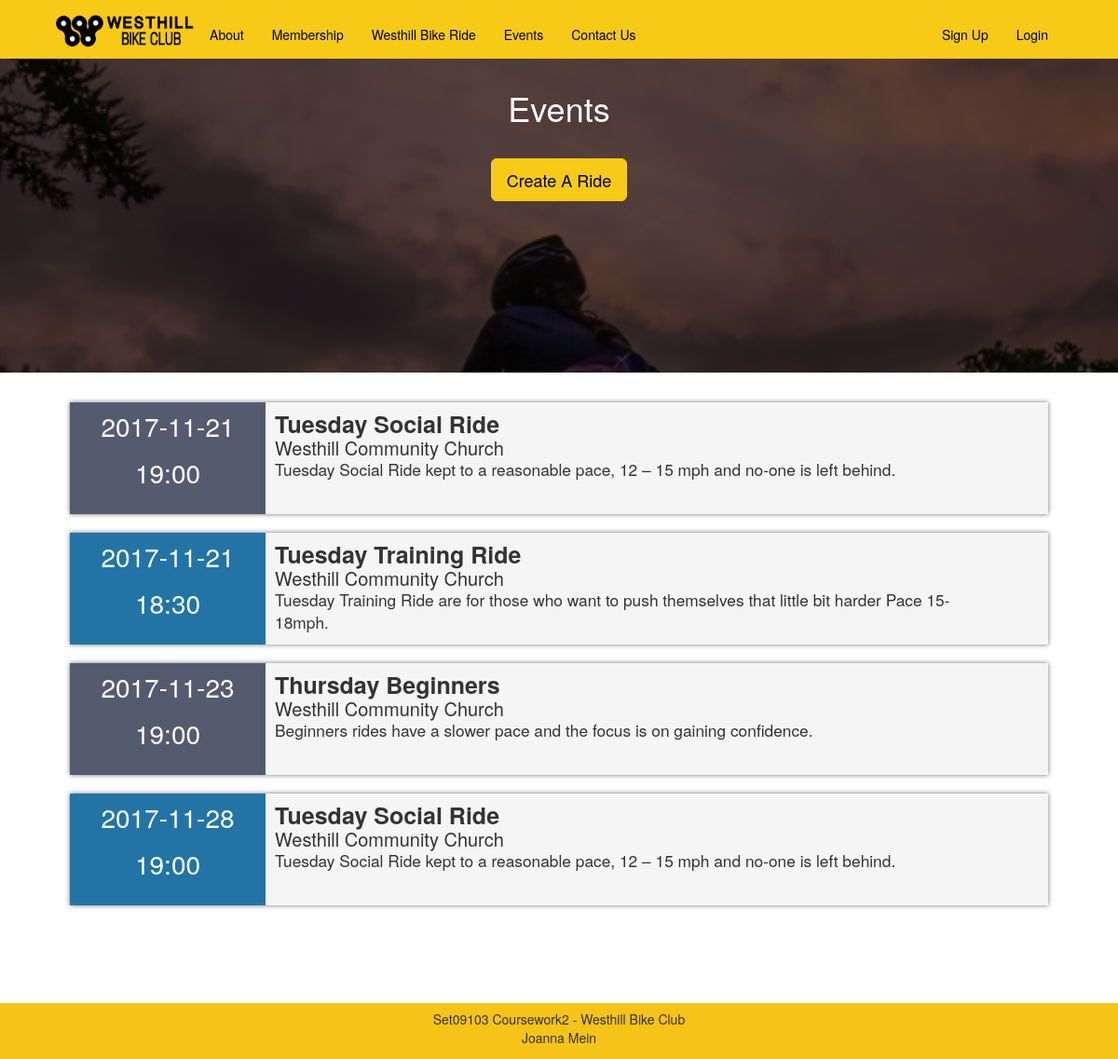
Screenshot of /events/ with the database file from the repository.
### index.py (models this page shows, shortened)
class Rides(db.Model):
    id = db.Column(db.Integer, primary_key=True)
    name = db.Column(db.String(50))
    date = db.Column(db.String(30))
    time = db.Column(db.String(30))
    location = db.Column(db.String(30))
    message = db.Column(db.String(400))

### index.py (the view)
@app.route('/events/')
def events():
    return render_template('event.html', Rides = Rides.query.all()), 200

### templates/event.html (shortened to what this page needs)
{% extends "base.html" %}
{% block img_content %}
    <div class="img_cont bg_img2">
    	<h1 class="banner">Events</h1>
      <p class="button">
				<a class="btn btn-lg btn-primary" href="/dashboard/create_ride/" role="button">Create A Ride</a>
			</p>
    </div>
{% endblock %}
{% block body_content %}
  <div class="col-xs-12 col-sm-offset-2 col-sm-8">
    <ul class="event-list">
      {% for ride in Rides %}
      <li>
        <time>
          <span class="date">{{ ride.date }}</span>
          <span class="time">{{ ride.time }}</span>
        </time>
        <div class="info">
          <h2 class="title">{{ ride.name }}</h2>
          <h3 class="loc">{{ ride.location }}</h3>
          <p class="desc">{{ ride.message }}</p>
        </div>
      </li>
      {%  endfor %}
    </ul>
  </div>
{% endblock %}}

### templates/base.html (shortened to what this page needs)
<html>
<head>
<link href="{{ url_for('static', filename='css/style.css') }}" rel="stylesheet" >
<link href="{{ url_for('static', filename='css/bootstrap.min.css') }}" rel="stylesheet" />
</head>
<body id="wrapper">
<nav class="navbar navbar-inverse navbar-fixed-top">
	<div class="container">
		<div class="navbar-header">
      		<a class="navbar-brand" href="http://localhost:5000/">
						<img src="{{ url_for('static', filename = 'imgs/WBC_Logo_Full.png') }}"></img>
					</a>
			</div>
    	<div id="navbar" class="collapse navbar-collapse">
      		<ul class="nav navbar-nav navbar-left">
       			<li><a href="http://localhost:5000/about/">About</a></li>
        		<li><a href="http://localhost:5000/membership/">Membership</a></li>
        		<li><a href="http://localhost:5000/westhill_bike_ride/">Westhill Bike Ride</a></li>
						<li><a href="http://localhost:5000/events/">Events</a></li>
        		<li><a href="http://localhost:5000/contact/">Contact Us</a></li>
    		</ul>
        	<ul class="nav navbar-nav navbar-right">
						{% if current_user.is_authenticated %}
        		<li><a href="http://localhost:5000/dashboard/">Dashboard</a></li>
        		{% else %}
        		<li><a href="http://localhost:5000/signup/">Sign Up</a></li>
        		{% endif %}
        		{% if current_user.is_authenticated %}
        		<li><a href="http://localhost:5000/logout/">Logout</a></li>
        		{% else %}
        		<li><a href="http://localhost:5000/login/">Login</a></li>
        		{% endif %}
    		</ul>
    	</div>
  	</div>
</nav>
<div class="img_container">
	{% block img_content %} {% endblock %}
</div>
{% block body_content %} {% endblock %}
<footer>
  <div class="container">
    	<p>Set09103 Coursework2 - Westhill Bike Club</p>
		<p>Joanna Mein</p>
  </div>
</footer>
</body>
</html>

### static/css/style.css (style rules this page uses)
body, html { min-height: 100%; margin: 0; }
#wrapper { display: flex; min-height: 100vh; flex-direction: column; }
.navbar { min-height: 60px !important; margin-bottom: 0; }
.navbar-inverse { background-color: #F7CA18 !important; border-color: #F7CA18 !important; }
.navbar-inverse .navbar-brand, .navbar-nav>li>a { color: #000000 !important; }
.navbar-brand { padding: 2% 0 !important; }
.navbar-brand img { width: 150px; }
.img_cont { background-attachment: fixed; background-position: center; background-repeat: no-repeat; background-size: cover; height: 400px; }
.bg_img2 { background-image:linear-gradient(rgba(0, 0, 0, 0.6), rgba(0, 0, 0, 0.7)), url(../imgs/evening_cyclist.png); }
h1.banner, h2.banner, p.lead { text-align: center; color: #FFFFFF; }
h1.banner { margin-top: 0%; padding-top: 8%; }
p.button { text-align: center; padding: 2% 0 0; }
.btn.btn-lg.btn-primary { width: auto; }
.col-xs-12.col-sm-offset-2.col-sm-8 { width: 90%; margin: 0 5%; }
.event-list { list-style: none; margin: 3% 0 10%; padding: 0px; }
.event-list > li { background-color: rgb(255, 255, 255); box-shadow: 0px 0px 5px rgb(51, 51, 51); box-shadow: 0px 0px 5px rgba(51, 51, 51, 0.7); padding: 0px; margin: 0px 0px 20px; }
.event-list > li > time { display: inline-block; width: 100%; color: #FFFFFF; background-color: #555B6E; padding: 5px; text-align: center; text-transform: uppercase; }
.event-list > li:nth-child(even) > time { background-color: #2274A5; }
.event-list > li > time > span { display: none; }
.event-list > li > time > .date, .event-list > li time > .time { display: block; font-size: 25px; font-weight: 300; line-height: 50px; }
.event-list > li > .info { padding-top: 1%; text-align: center; }
.event-list > li > .info > .title { font-size: 25px; font-weight: 700; margin: 0px; }
.event-list > li > .info > .loc { font-size: 20px; font-weight: 500; margin: 0px; text-decoration: none; }
.event-list > li > .info > .desc { font-size: 13pt; font-weight: 300; margin: 0px; }
@media (min-width: 849px) { .event-list > li > time > .date, .event-list > li time > .time { display: block; font-size: 28px; font-weight: 300; line-height: 50px; } }
@media (min-width: 768px) { .event-list > li { position: relative; display: block; width: 100%; height: 120px; padding: 0px; } }
@media (min-width: 768px) { .event-list > li > time, .event-list > li > img { display: inline-block; } }
@media (min-width: 768px) { .event-list > li > time, .event-list > li > img { width: 120px; float: left; } }
@media (min-width: 768px) { .event-list > li > .info { background-color: rgb(245, 245, 245); overflow: hidden; } }
@media (min-width: 768px) { .event-list > li > time, .event-list > li > img { width: 20%; height: 100%; padding: 0px; margin: 0px; } }
@media (min-width: 768px) { .event-list > li > .info { position: relative; height: 100%; text-align: left; padding-right: 40px; } }
@media (min-width: 768px) { .event-list > li > .info > .title, .event-list > li > .info > .loc, .event-list > li > .info > .desc { padding: 0px 10px; } }
.btn-primary { background-color: #F7CA18 !important; border-color: #F7CA18!important; color: #000000 !important; width: 20%; margin: 0 40%; }
footer { background-color: #F6C318; width: 100%; height: 60px; }
.container { text-align: center; line-height: 10px; margin-top: 1%; width: 90% !important; }

### rows the page displays
Rides: date "2017-11-21", time "19:00", name "Tuesday Social Ride", location "Westhill Community Church", message "Tuesday Social Ride kept to a reasonable pace, 12 – 15 mph and no-one is left behind."
Rides: date "2017-11-21", time "18:30", name "Tuesday Training Ride", location "Westhill Community Church", message "Tuesday Training Ride are for those who want to push themselves that little bit harder Pace 15-18mph."
Rides: date "2017-11-23", time "19:00", name "Thursday Beginners", location "Westhill Community Church", message "Beginners rides have a slower pace and the focus is on gaining confidence."
Rides: date "2017-11-28", time "19:00", name "Tuesday Social Ride", location "Westhill Community Church", message "Tuesday Social Ride kept to a reasonable pace, 12 – 15 mph and no-one is left behind."
